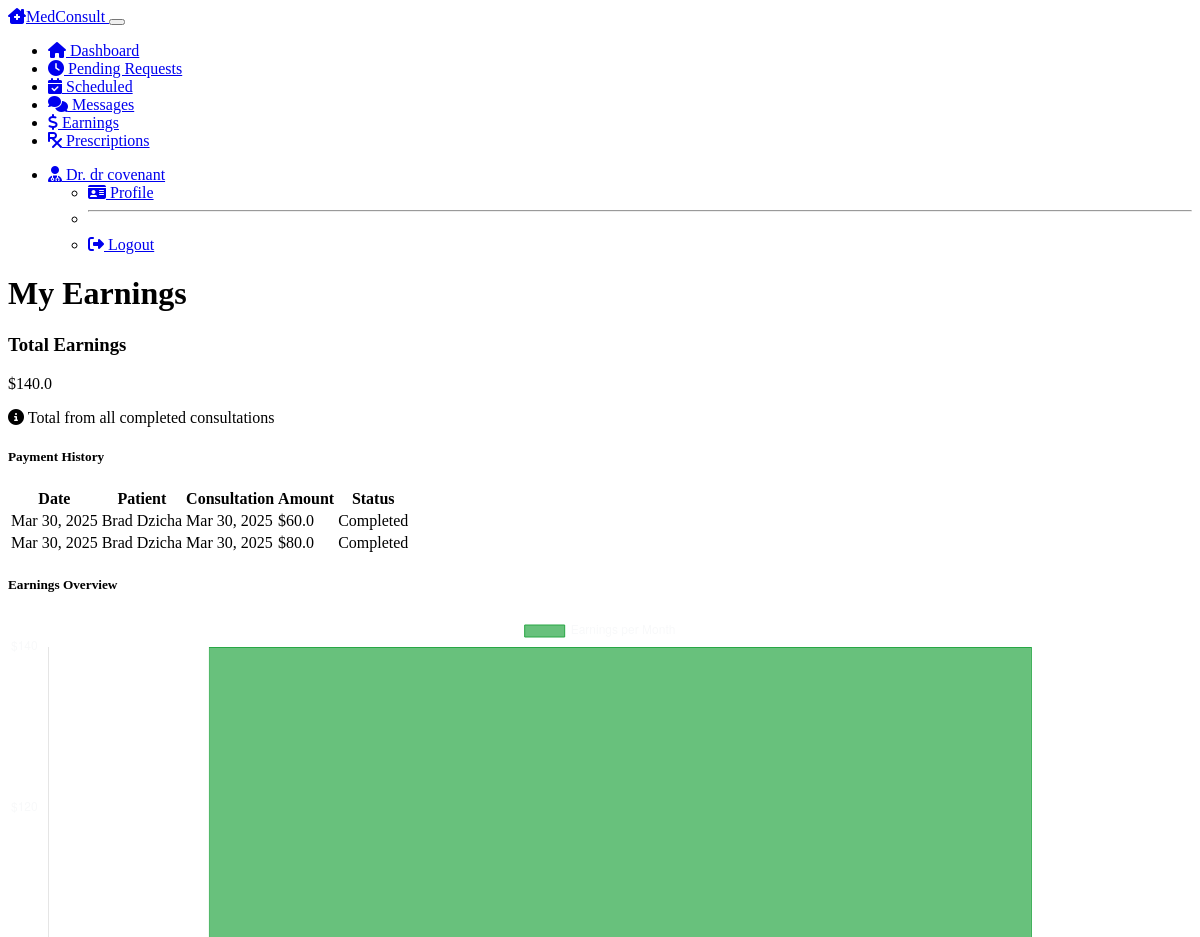
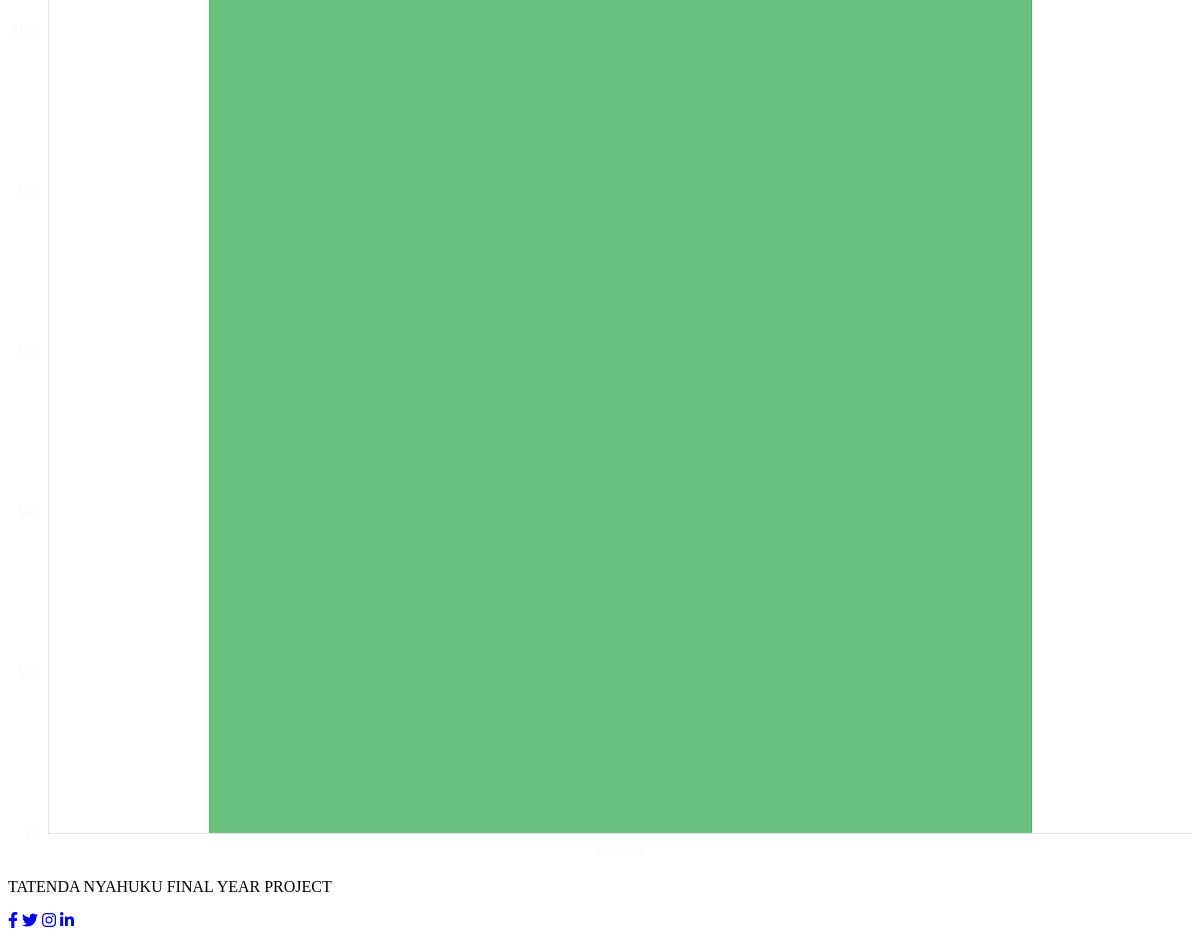
Before: /doctor/earnings (signed in) with the older database file (2 pictures, top to bottom).
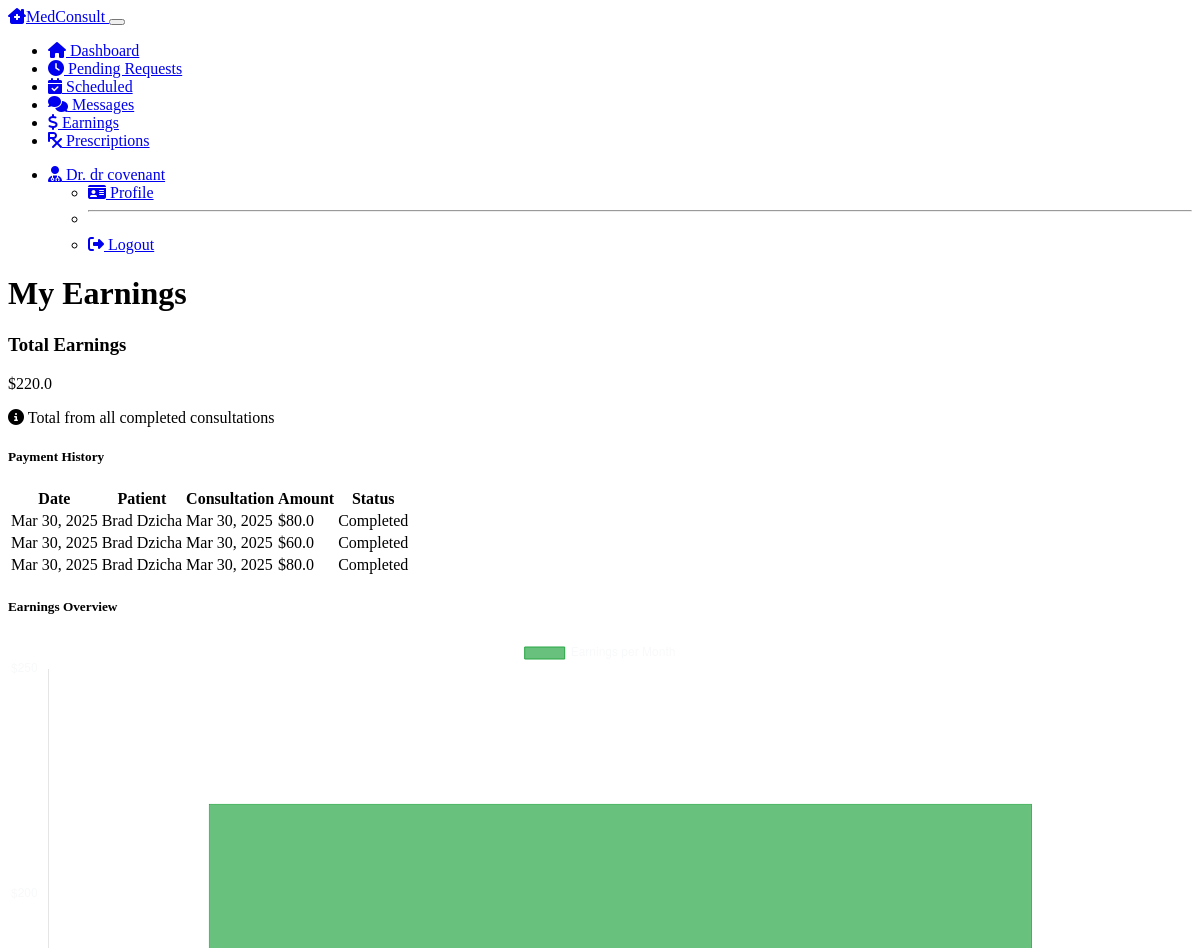
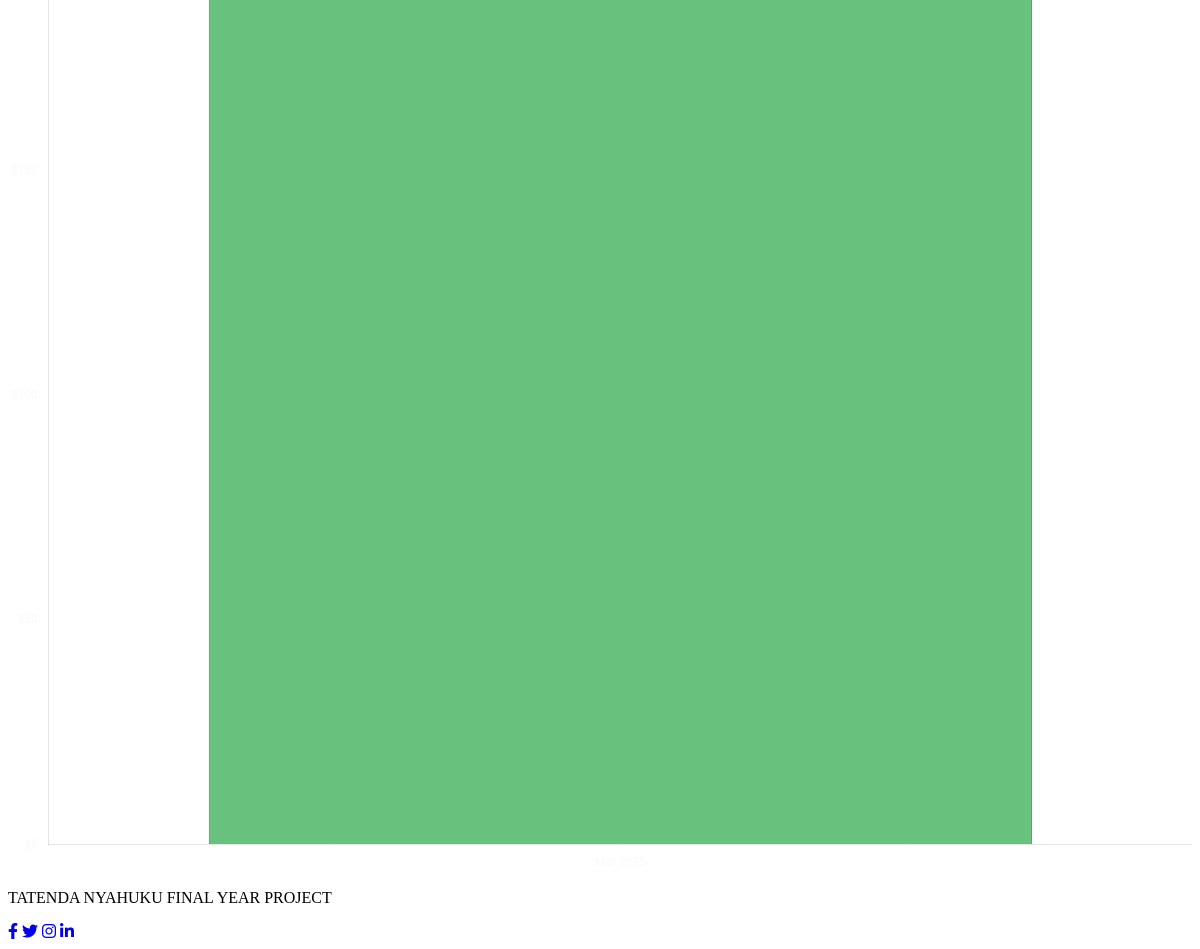
After: the same page with the newer database file (2 pictures, top to bottom).
### models.py (models this page shows, shortened)
class Payment(db.Model):
    __tablename__ = 'payments'
    id = db.Column(db.Integer, primary_key=True)
    consultation_id = db.Column(db.Integer, db.ForeignKey('consultations.id'), nullable=False)
    amount = db.Column(db.Float, nullable=False)
    status = db.Column(db.String(50), default='pending')  # pending, completed, refunded
    timestamp = db.Column(db.DateTime, default=datetime.utcnow)
    consultation = db.relationship('Consultation', foreign_keys=[consultation_id])

class Patient(db.Model):
    __tablename__ = 'patients'
    id = db.Column(db.Integer, primary_key=True)
    user_id = db.Column(db.Integer, db.ForeignKey('users.id'), nullable=False)
    first_name = db.Column(db.String(50), nullable=False)
    last_name = db.Column(db.String(50), nullable=False)
    date_of_birth = db.Column(db.Date, nullable=True)
    phone_number = db.Column(db.String(20), nullable=True)
    address = db.Column(db.String(200), nullable=True)
    consultations = db.relationship('Consultation', backref='patient', lazy=True)
    wallet_balance = db.Column(db.Float, default=0.0)

class Consultation(db.Model):
    __tablename__ = 'consultations'
    id = db.Column(db.Integer, primary_key=True)
    patient_id = db.Column(db.Integer, db.ForeignKey('patients.id'), nullable=False)
    doctor_id = db.Column(db.Integer, db.ForeignKey('doctors.id'), nullable=False)
    status = db.Column(db.String(50), default='requested')  # requested, accepted, rejected, completed, cancelled
    proposed_fee = db.Column(db.Float, nullable=False)
    final_fee = db.Column(db.Float, nullable=True)
    scheduled_time = db.Column(db.DateTime, nullable=True)
    created_at = db.Column(db.DateTime, default=datetime.utcnow)
    completed_at = db.Column(db.DateTime, nullable=True)
    messages = db.relationship('Message', backref='consultation', lazy=True)
    prescriptions = db.relationship('Prescription', backref='consultation', lazy=True)

### routes.py (the view)
@app.route('/doctor/earnings')
@login_required
@verified_doctor_required
def doctor_earnings():
    payments = Payment.query.join(Consultation).filter(
        Consultation.doctor_id == current_user.doctor.id,
        Payment.status == 'completed'
    ).order_by(Payment.timestamp.desc()).all()
    total_earnings = sum(payment.amount for payment in payments)
    return render_template('doctor/earnings.html',
                          title='My Earnings',
                          payments=payments,
                          total_earnings=total_earnings)

### models.py (called while the page is built)
@login_manager.user_loader
def load_user(user_id):
    user = User.query.get(int(user_id))
    if user:
        return user
    return None

### routes.py (called while the page is built)
def verified_doctor_required(f):
    @wraps(f)
    def decorated_function(*args, **kwargs):
        if not current_user.is_authenticated or current_user.role != 'doctor':
            flash('Access denied: Doctor access required', 'danger')
            return redirect(url_for('login'))
        if not current_user.doctor.is_verified:
            flash('Access denied: Your account needs to be verified by an administrator before you can access this feature', 'warning')
            return redirect(url_for('doctor_dashboard'))
        return f(*args, **kwargs)
    return decorated_function

### templates/doctor/earnings.html (shortened to what this page needs)
{% extends "layout.html" %}
{% block content %}
<div class="row mb-4">
    <div class="col-12">
        <h1 class="mb-4">My Earnings</h1>
    </div>
</div>
<div class="row">
    <div class="col-md-4 mb-4">
        <div class="card bg-dark text-light h-100">
            <div class="card-body text-center">
                <h3 class="mb-4">Total Earnings</h3>
                <div class="display-4 mb-4">${{ total_earnings|round(2) }}</div>
                <p class="text-muted">
                    <i class="fas fa-info-circle me-1"></i>
                    Total from all completed consultations
                </p>
            </div>
        </div>
    </div>
    <div class="col-md-8">
        <div class="card bg-dark text-light">
            <div class="card-header">
                <h5 class="mb-0">Payment History</h5>
            </div>
            <div class="card-body">
                {% if payments %}
                    <div class="table-responsive">
                        <table class="table table-dark table-striped">
                            <thead>
                                <tr>
                                    <th>Date</th>
                                    <th>Patient</th>
                                    <th>Consultation</th>
                                    <th>Amount</th>
                                    <th>Status</th>
                                </tr>
                            </thead>
                            <tbody>
                                {% for payment in payments %}
                                    <tr>
                                        <td>{{ payment.timestamp.strftime('%b %d, %Y') }}</td>
                                        <td>{{ payment.consultation.patient.first_name }} {{ payment.consultation.patient.last_name }}</td>
                                        <td>
                                            {% if payment.consultation.completed_at %}
                                                {{ payment.consultation.completed_at.strftime('%b %d, %Y') }}
                                            {% else %}
                                                {{ payment.consultation.scheduled_time.strftime('%b %d, %Y') }}
                                            {% endif %}
                                        </td>
                                        <td>${{ payment.amount }}</td>
                                        <td>
                                            {% if payment.status == 'pending' %}
                                                <span class="badge bg-warning text-dark">Pending</span>
                                            {% elif payment.status == 'completed' %}
                                                <span class="badge bg-success">Completed</span>
                                            {% elif payment.status == 'refunded' %}
                                                <span class="badge bg-info">Refunded</span>
                                            {% endif %}
                                        </td>
                                    </tr>
                                {% endfor %}
                            </tbody>
                        </table>
                    </div>
                {% else %}
                    <div class="alert alert-info">
                        <i class="fas fa-info-circle me-2"></i>
                        No payment history yet. Payments will appear here after completing consultations.
                    </div>
                {% endif %}
            </div>
        </div>
    </div>
</div>
{% if payments|length > 0 %}
<div class="row mt-4">
    <div class="col-12">
        <div class="card bg-dark text-light">
            <div class="card-header">
                <h5 class="mb-0">Earnings Overview</h5>
            </div>
            <div class="card-body">
                <canvas id="earnings-chart" height="300"></canvas>
            </div>
        </div>
    </div>
</div>
{% endif %}
{% endblock %}

Changed rows visible on the page:
added Payment: timestamp "Mar 30, 2025", consultation.patient.first_name "Brad", consultation.patient.last_name "Dzicha", consultation.completed_at "Mar 30, 2025", amount "80.0", status "Completed"
Other visible differences:
{{ total_earnings|round(2) }}: "140.0" → "220.0"
chart data {{ payments|map(attribute='amount')|list|tojson }}: [60.0, 80.0], [60.0, 80.0] → [80.0, 60.0, 80.0], [80.0, 60.0, 80.0]
